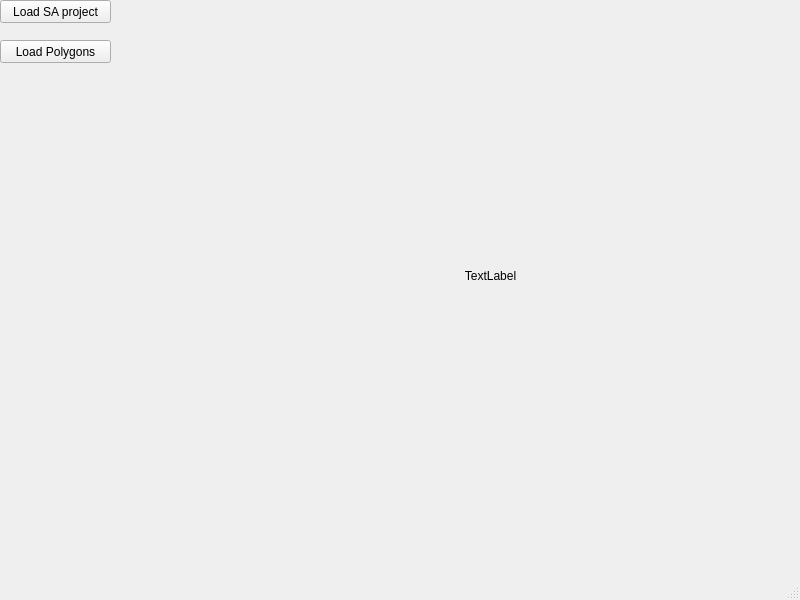
<?xml version="1.0" encoding="UTF-8"?>
<ui version="4.0">
 <class>MainWindow</class>
 <widget class="QMainWindow" name="MainWindow">
  <property name="geometry">
   <rect>
    <x>0</x>
    <y>0</y>
    <width>800</width>
    <height>600</height>
   </rect>
  </property>
  <property name="windowTitle">
   <string>MainWindow</string>
  </property>
  <widget class="QWidget" name="centralwidget">
   <widget class="QPushButton" name="browseBtn">
    <property name="geometry">
     <rect>
      <x>0</x>
      <y>0</y>
      <width>111</width>
      <height>23</height>
     </rect>
    </property>
    <property name="text">
     <string>Load SA project</string>
    </property>
   </widget>
   <widget class="QLabel" name="label">
    <property name="geometry">
     <rect>
      <x>180</x>
      <y>0</y>
      <width>621</width>
      <height>551</height>
     </rect>
    </property>
    <property name="text">
     <string>TextLabel</string>
    </property>
    <property name="alignment">
     <set>Qt::AlignCenter</set>
    </property>
    <property name="wordWrap">
     <bool>true</bool>
    </property>
   </widget>
   <widget class="QPushButton" name="loadPoly">
    <property name="geometry">
     <rect>
      <x>0</x>
      <y>40</y>
      <width>111</width>
      <height>23</height>
     </rect>
    </property>
    <property name="text">
     <string>Load Polygons</string>
    </property>
   </widget>
  </widget>
  <widget class="QMenuBar" name="menubar">
   <property name="geometry">
    <rect>
     <x>0</x>
     <y>0</y>
     <width>800</width>
     <height>20</height>
    </rect>
   </property>
  </widget>
  <widget class="QStatusBar" name="statusbar"/>
 </widget>
 <resources/>
 <connections/>
</ui>
